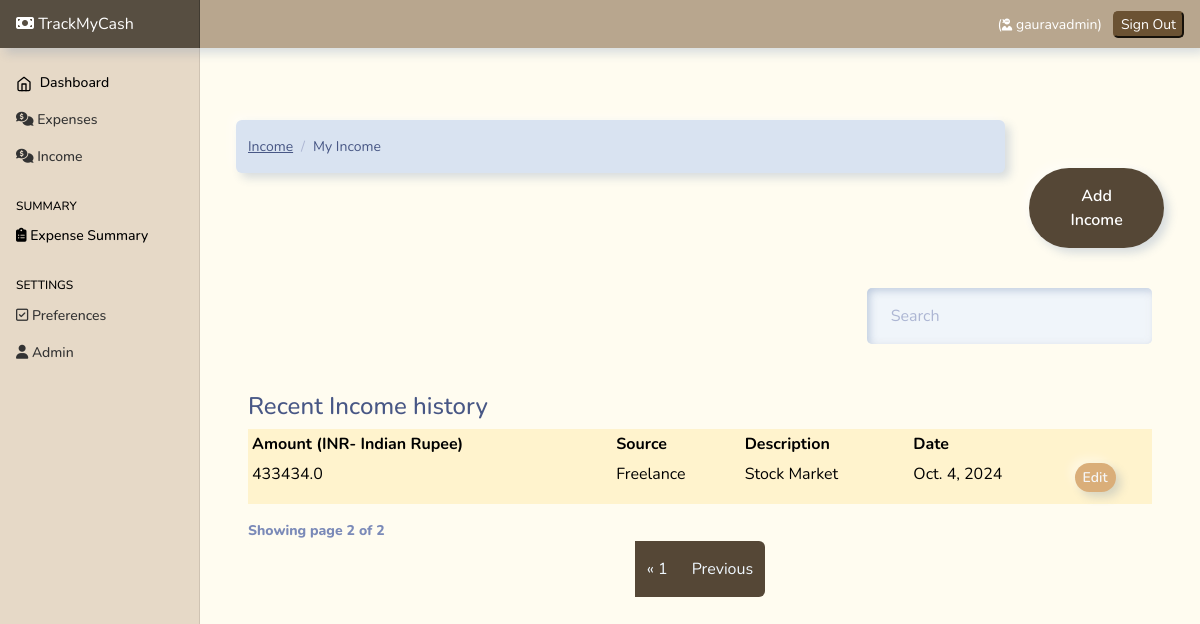
The page /income?page=2 (signed in) on the database its author committed.
### userpreferences/models.py (models this page shows, shortened)
class UserPreferences(models.Model):
    user=models.OneToOneField(to=User , on_delete=models.CASCADE)
    currency=models.CharField(max_length=250, blank=True , default="null" ,  null=True )

### income/models.py (models this page shows, shortened)
class UserIncome(models.Model):
    amount = models.FloatField()  # DECIMAL
    date = models.DateField(default=now)
    description = models.TextField()
    owner = models.ForeignKey(to=User, on_delete=models.CASCADE)
    source = models.CharField(max_length=266)
    class Meta:
        ordering: ['-date']

### income/views.py (the view)
# urls.py: path('', views.index , name="home"),
@login_required(login_url='/authentication/login')
def index(request):
    categories = Source.objects.all()
    income = UserIncome.objects.filter(owner=request.user)
    paginator = Paginator(income, 5)
    page_number = request.GET.get('page')
    page_obj = Paginator.get_page(paginator, page_number)
    currency = UserPreference.objects.get(user=request.user).currency
    context = {
        'income': income,
        'page_obj': page_obj,
        'currency': currency
    }
    return render(request, 'income/index.html', context)

### templates/income/index.html (shortened to what this page needs)
{% extends 'base.html' %}
{% load static %}
{% block content %}
<div class="container mt-4">
  <div class="row">
    <div class="col-md-10">
      <nav aria-label="breadcrumb">
        <ol class="breadcrumb">
          <li class="breadcrumb-item">
            <a href="">Income</a>
          </li>
          <li class="breadcrumb-item active" aria-current="page">
            My Income
          </li>
        </ol>
      </nav>
    </div>
    <div class="col-md-2 mt-5">
      <a href="{% url 'add-income'%}" class="btn btn-primary" style="background-color: rgb(85, 71, 54);color:white;">Add
        Income</a>
    </div>
  </div>
  <div class="container mt-3">
    {% if income.count %}
    <div class="row">
      <div class="col-md-8"></div>
      <div class="col-md-4">
        <div class="form-group mt-4">
          <input type="text" class="form-control" id="searchField" placeholder="Search" style="  border-radius: 5px;">
        </div>
      </div>
    </div>
    <div class="app-table  table-responsive mt-5 w-auto">
      <caption>
        <h4>Recent Income history </h4>
      </caption>
      <table class="table table-hover  table-sm  table-bordered table-warning">
        <thead>
          <tr>
            <th>Amount ({{currency}})</th>
            <th>Source</th>
            <th>Description</th>
            <th>Date</th>
            <th></th>
          </tr>
        </thead>
        <tbody>
          {% for income in page_obj%}
          <tr>
            <td>{{income.amount}}</td>
            <td>{{income.source}}</td>
            <td>{{income.description}}</td>
            <td>{{income.date}}</td>
            <td>
              <a href="{% url 'income-edit' income.id  %}" class="btn btn-secondary btn-sm mb-2"
                style="background-color: rgb(218, 174, 121);color:whitesmoke;">Edit</a>
            </td>
          </tr>
          {% endfor %}
        </tbody>
      </table>
    </div>
    <div class="pagination-container">
      <div class="" style="font-weight: 800;">
        Showing page {{page_obj.number}} of {{ page_obj.paginator.num_pages }}
      </div>
      <ul class="pagination align-right float-right mr-auto" style="background-color: rgb(255, 252, 240); box-shadow: none;">
        {% if page_obj.has_previous %}
        <li {% if page_obj.number == 1 %} class="page-item active" {% endif %}><a
            style="background-color: rgb(85, 71, 54); color:aliceblue;" class="page-link" href="?page=1">&laquo; 1</a>
        </li>
        <li class="page-item"> <a style="background-color: rgb(85, 71, 54); color:aliceblue;" class="page-link"
            href="?page={{ page_obj.previous_page_number }}">Previous</a></li>
        {% endif %}
      </ul>
      {% endif %}
    </div>
  </div>
</div>
{% endblock content %}

### templates/base.html (shortened to what this page needs)
{% load static %}
<html lang="en">
  <head>
    <link href="https://cdn.jsdelivr.net/npm/bootstrap@5.0.2/dist/css/bootstrap.min.css" rel="stylesheet">
    <link rel="stylesheet" href="https://cdnjs.cloudflare.com/ajax/libs/font-awesome/6.4.2/css/all.min.css"
 />
<link href= {% static 'css/bootstrap.min.css'%} rel="stylesheet" >
<link href= {% static 'css/main.css'%} rel="stylesheet" >
    <link href= {% static 'css/dashboard.css'%} rel="stylesheet">
  </head>
  <body style="background-color: rgb(255, 252, 240);">
<header class="navbar navbar-dark sticky-top  flex-md-nowrap p-0 shadow mb-5" style="background-color: rgb(184, 166, 142); box-shadow: 5px 10px 5px #e2e2e2; ">
  <a style="background-color: rgb(87, 78, 65);  " class="navbar-brand col-md-3 col-lg-2 me-0 px-3" href="/"><i class="fa-solid fa-money-bill"></i> TrackMyCash</a>
  <div class="navbar-nav" >
    <div class="nav-item text-nowrap">
      <ul
      class="navbar-nav px-3 "
      style="display: flex; flex-direction: row; align-items: center;"
    >
      <li class="nav-item text-nowrap mt-3 ml-2 mr-5">
        {% if user.is_authenticated %}
        <li class="nav-item text-nowrap">
          <span class="nav-link" style="color: white;">
            (<i style="font-size: 12px;" class="fa-solid fa-user-ninja"></i> {{request.user}})
          </span>
        </li>
        <a href="{% url  'logout' %}"  style="text-decoration: none;">
          <input
            class="text text-capitalize"
            type="submit"
            value="Sign out"
            style="background-color: rgb(107, 82, 51); border-radius: 5px; border-color:rgb(107, 82, 51); color: white;"
          />
        </a>
        {% endif %}
      </li>
    </ul>
    </div>
  </div>
</header>
<div class="container-fluid">
  <div class="row">
     {% include "partials/sidebar.html" %}
    <main class="col-md-9 ms-sm-auto col-lg-10 px-md-4">
     {% block content %}
     {% endblock content %}
    </main>
  </div>
</div>
  </body>
</html>

### static/css/dashboard.css (style rules this page uses)
body { font-size: .875rem; }
.navbar-brand { padding-top: .75rem; padding-bottom: .75rem; font-size: 1rem; background-color: rgba(0, 0, 0, .25); box-shadow: inset -1px 0 0 rgba(0, 0, 0, .25); }

### rows shown on the page
UserPreferences: currency "INR- Indian Rupee"
UserIncome: amount "433434.0", source "Freelance", description "Stock Market", date "Oct. 4, 2024"

### other values the page prints
{{ request.user }} "gauravadmin"
{{ page_obj.number }} "2"
{{ page_obj.paginator.num_pages }} "2"
